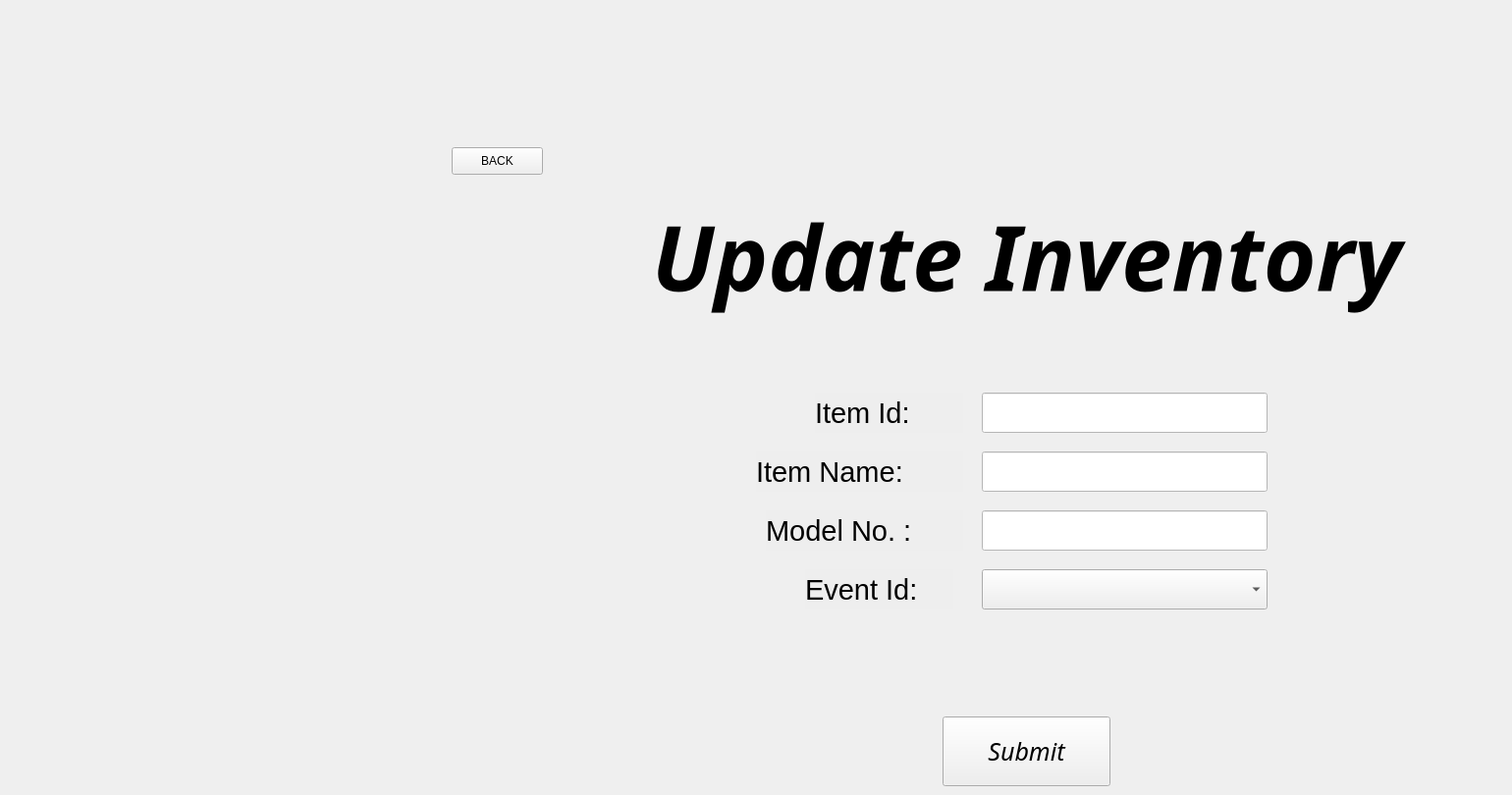
    <widget class="QWidget" name="UPDATEpageforInventory">
     <widget class="QPushButton" name="updateInventory_backbutton">
      <property name="geometry">
       <rect>
        <x>460</x>
        <y>150</y>
        <width>93</width>
        <height>28</height>
       </rect>
      </property>
      <property name="text">
       <string>BACK</string>
      </property>
     </widget>
     <widget class="QComboBox" name="comboBox_9">
      <property name="geometry">
       <rect>
        <x>1000</x>
        <y>580</y>
        <width>291</width>
        <height>41</height>
       </rect>
      </property>
      <property name="styleSheet">
       <string notr="true"/>
      </property>
     </widget>
     <widget class="QPushButton" name="pushButton_17">
      <property name="geometry">
       <rect>
        <x>960</x>
        <y>730</y>
        <width>171</width>
        <height>71</height>
       </rect>
      </property>
      <property name="font">
       <font>
        <family>Poppins</family>
        <pointsize>19</pointsize>
        <weight>50</weight>
        <italic>true</italic>
        <bold>false</bold>
       </font>
      </property>
      <property name="text">
       <string>Submit</string>
      </property>
     </widget>
     <widget class="QLabel" name="label_175">
      <property name="geometry">
       <rect>
        <x>830</x>
        <y>400</y>
        <width>151</width>
        <height>41</height>
       </rect>
      </property>
      <property name="font">
       <font>
        <pointsize>22</pointsize>
       </font>
      </property>
      <property name="styleSheet">
       <string notr="true">background-color:rgb(128,128,128,0.01);</string>
      </property>
      <property name="text">
       <string>Item Id:</string>
      </property>
     </widget>
     <widget class="QLabel" name="label_176">
      <property name="geometry">
       <rect>
        <x>560</x>
        <y>200</y>
        <width>971</width>
        <height>121</height>
       </rect>
      </property>
      <property name="font">
       <font>
        <family>JasmineUPC</family>
        <pointsize>69</pointsize>
        <weight>75</weight>
        <italic>true</italic>
        <bold>true</bold>
       </font>
      </property>
      <property name="styleSheet">
       <string notr="true">background-color: rgb(128, 128, 128, 0.001);</string>
      </property>
      <property name="text">
       <string>Update Inventory</string>
      </property>
      <property name="alignment">
       <set>Qt::AlignCenter</set>
      </property>
     </widget>
     <widget class="QLabel" name="label_177">
      <property name="geometry">
       <rect>
        <x>770</x>
        <y>460</y>
        <width>211</width>
        <height>41</height>
       </rect>
      </property>
      <property name="font">
       <font>
        <pointsize>22</pointsize>
       </font>
      </property>
      <property name="styleSheet">
       <string notr="true">background-color:rgb(128,128,128,0.01);</string>
      </property>
      <property name="text">
       <string>Item Name:</string>
      </property>
     </widget>
     <widget class="QLineEdit" name="lineEdit_77">
      <property name="geometry">
       <rect>
        <x>1000</x>
        <y>520</y>
        <width>291</width>
        <height>41</height>
       </rect>
      </property>
      <property name="font">
       <font>
        <pointsize>14</pointsize>
       </font>
      </property>
      <property name="styleSheet">
       <string notr="true">
background-color: white;</string>
      </property>
     </widget>
     <widget class="QLabel" name="label_178">
      <property name="geometry">
       <rect>
        <x>780</x>
        <y>520</y>
        <width>201</width>
        <height>41</height>
       </rect>
      </property>
      <property name="font">
       <font>
        <pointsize>22</pointsize>
       </font>
      </property>
      <property name="styleSheet">
       <string notr="true">background-color:rgb(128,128,128,0.01);</string>
      </property>
      <property name="text">
       <string>Model No. :</string>
      </property>
     </widget>
     <widget class="QLineEdit" name="lineEdit_78">
      <property name="geometry">
       <rect>
        <x>1000</x>
        <y>400</y>
        <width>291</width>
        <height>41</height>
       </rect>
      </property>
      <property name="font">
       <font>
        <pointsize>14</pointsize>
       </font>
      </property>
      <property name="styleSheet">
       <string notr="true">
background-color: white;</string>
      </property>
     </widget>
     <widget class="QLineEdit" name="lineEdit_79">
      <property name="geometry">
       <rect>
        <x>1000</x>
        <y>460</y>
        <width>291</width>
        <height>41</height>
       </rect>
      </property>
      <property name="font">
       <font>
        <pointsize>14</pointsize>
       </font>
      </property>
      <property name="styleSheet">
       <string notr="true">
background-color: white;</string>
      </property>
     </widget>
     <widget class="QLabel" name="label_179">
      <property name="geometry">
       <rect>
        <x>820</x>
        <y>580</y>
        <width>151</width>
        <height>41</height>
       </rect>
      </property>
      <property name="font">
       <font>
        <pointsize>22</pointsize>
       </font>
      </property>
      <property name="styleSheet">
       <string notr="true">background-color:rgb(128,128,128,0.01);</string>
      </property>
      <property name="text">
       <string>Event Id:</string>
      </property>
     </widget>
    </widget>
